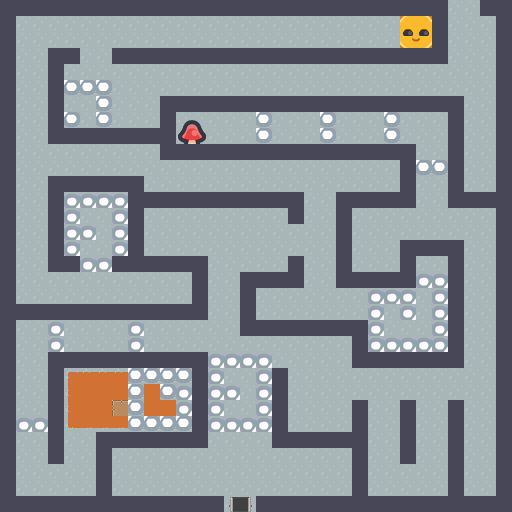

This is a level from a 2D game, rendered from its Tiled map with the project's own tilesets. A one-line summary and the map file follow, with tile-layer data summarised:
An orthogonal 32x32 tile map with 16x16 px tiles, 3 tile layers (Background, walls, decorations), 2 tilesets.

<map version="1.10" tiledversion="1.11.2" orientation="orthogonal" renderorder="right-down" width="32" height="32" tilewidth="16" tileheight="16" infinite="0" nextlayerid="4" nextobjectid="1">
 <tileset firstgid="1" name="insideSheet1" tilewidth="16" tileheight="16" spacing="1" tilecount="1767" columns="57">
  <image source="insideSheet1.png" trans="ff00ff" width="968" height="526" />
 </tileset>
 <tileset firstgid="1768" name="insideSheet2" tilewidth="16" tileheight="16" tilecount="5184" columns="72">
  <image source="insideSheet2.png" trans="ff00ff" width="1152" height="1152" />
 </tileset>
 <layer id="1" name="Background" width="32" height="32">
  <data>[1024 cells, 1023 non-empty, 1 distinct tile ids]</data>
 </layer>
 <layer id="2" name="walls" width="32" height="32">
  <data>[1024 cells, 343 non-empty, 9 distinct tile ids]</data>
 </layer>
 <layer id="3" name="decorations" width="32" height="32">
  <data>[1024 cells, 120 non-empty, 18 distinct tile ids]</data>
 </layer>
</map>
